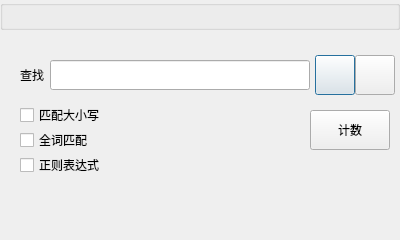
<?xml version="1.0" encoding="UTF-8"?>
<ui version="4.0">
 <class>FindKeyUi</class>
 <widget class="QDialog" name="FindKeyUi">
  <property name="geometry">
   <rect>
    <x>0</x>
    <y>0</y>
    <width>400</width>
    <height>240</height>
   </rect>
  </property>
  <property name="windowTitle">
   <string>Dialog</string>
  </property>
  <widget class="TitleBar" name="titleBar">
   <property name="geometry">
    <rect>
     <x>0</x>
     <y>0</y>
     <width>400</width>
     <height>30</height>
    </rect>
   </property>
   <property name="title">
    <string/>
   </property>
  </widget>
  <widget class="QLabel" name="label">
   <property name="geometry">
    <rect>
     <x>3</x>
     <y>60</y>
     <width>41</width>
     <height>30</height>
    </rect>
   </property>
   <property name="text">
    <string>查找</string>
   </property>
   <property name="alignment">
    <set>Qt::AlignRight|Qt::AlignTrailing|Qt::AlignVCenter</set>
   </property>
  </widget>
  <widget class="QLineEdit" name="findKeywordLE">
   <property name="geometry">
    <rect>
     <x>50</x>
     <y>60</y>
     <width>260</width>
     <height>30</height>
    </rect>
   </property>
  </widget>
  <widget class="QPushButton" name="findPreBtn">
   <property name="geometry">
    <rect>
     <x>315</x>
     <y>55</y>
     <width>40</width>
     <height>40</height>
    </rect>
   </property>
   <property name="text">
    <string/>
   </property>
  </widget>
  <widget class="QPushButton" name="findNextBtn">
   <property name="geometry">
    <rect>
     <x>355</x>
     <y>55</y>
     <width>40</width>
     <height>40</height>
    </rect>
   </property>
   <property name="text">
    <string/>
   </property>
  </widget>
  <widget class="QLabel" name="logL">
   <property name="geometry">
    <rect>
     <x>20</x>
     <y>190</y>
     <width>201</width>
     <height>30</height>
    </rect>
   </property>
   <property name="text">
    <string/>
   </property>
  </widget>
  <widget class="QPushButton" name="countBtn">
   <property name="geometry">
    <rect>
     <x>310</x>
     <y>110</y>
     <width>80</width>
     <height>40</height>
    </rect>
   </property>
   <property name="text">
    <string>计数</string>
   </property>
  </widget>
  <widget class="QCheckBox" name="useRegChB">
   <property name="geometry">
    <rect>
     <x>20</x>
     <y>150</y>
     <width>101</width>
     <height>30</height>
    </rect>
   </property>
   <property name="text">
    <string>正则表达式</string>
   </property>
  </widget>
  <widget class="QCheckBox" name="findCaseSensitivityChB">
   <property name="geometry">
    <rect>
     <x>20</x>
     <y>100</y>
     <width>101</width>
     <height>30</height>
    </rect>
   </property>
   <property name="text">
    <string>匹配大小写</string>
   </property>
  </widget>
  <widget class="QCheckBox" name="findAllWordChB">
   <property name="geometry">
    <rect>
     <x>20</x>
     <y>125</y>
     <width>101</width>
     <height>30</height>
    </rect>
   </property>
   <property name="text">
    <string>全词匹配</string>
   </property>
  </widget>
 </widget>
 <customwidgets>
  <customwidget>
   <class>TitleBar</class>
   <extends>QGroupBox</extends>
   <header location="global">src/utils/widget/titlebar.h</header>
   <container>1</container>
  </customwidget>
 </customwidgets>
 <resources/>
 <connections/>
</ui>
